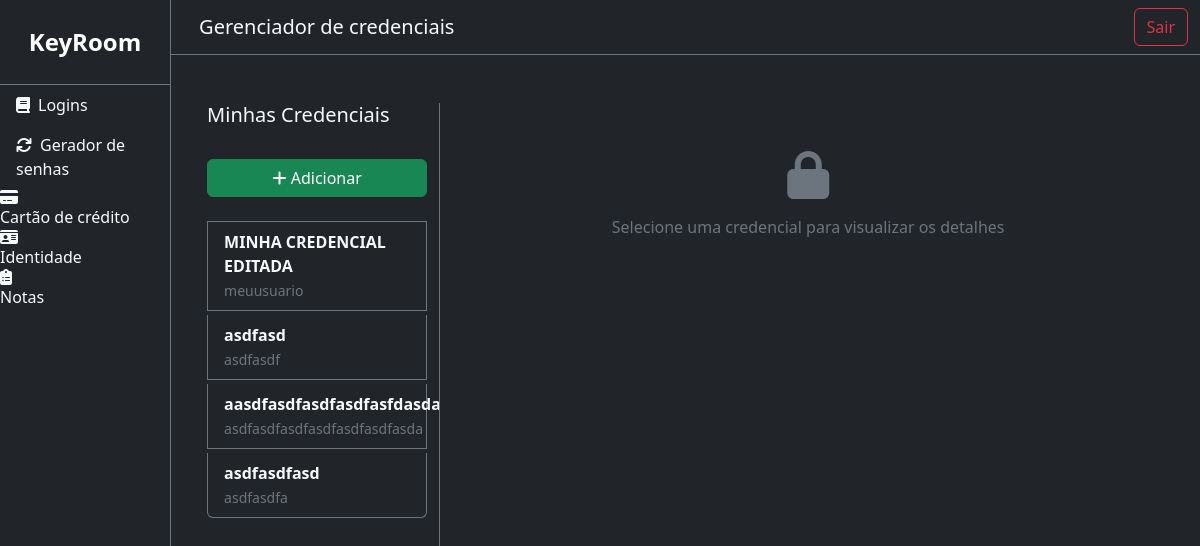
The page /credentials/ (signed in) on the database as committed earlier.
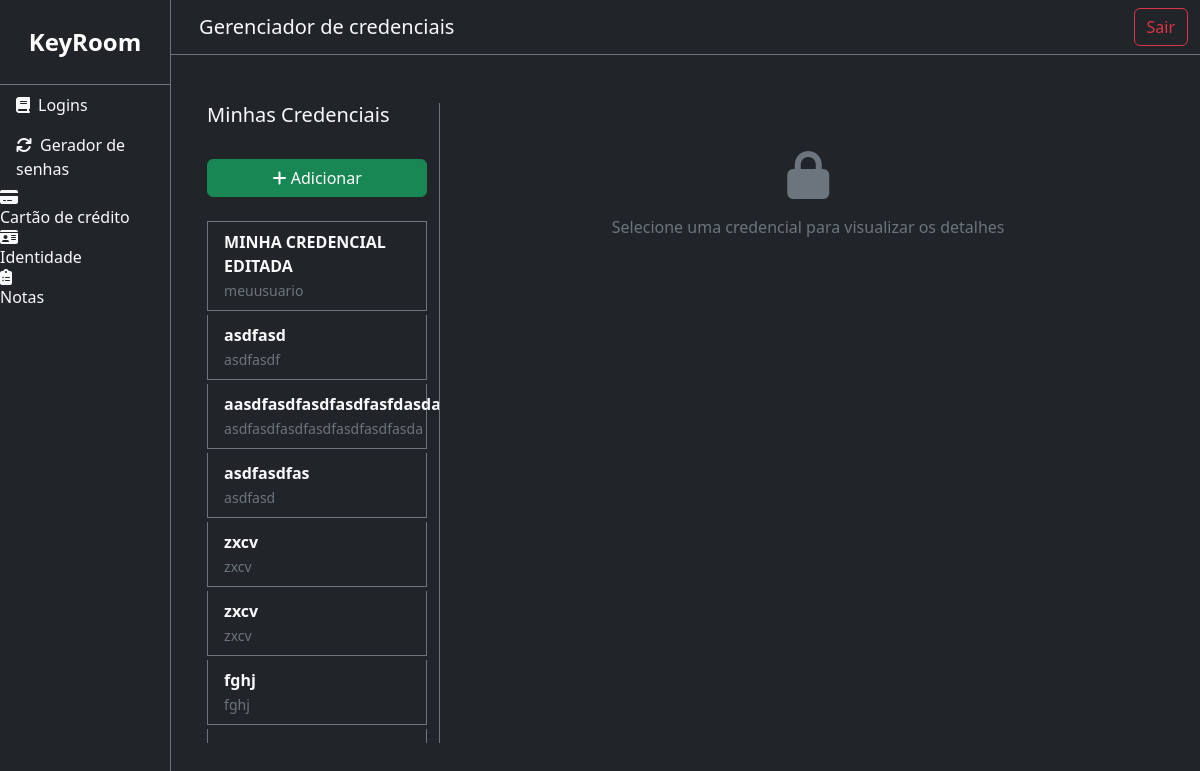
The same page on the database as committed later.
### core/models.py (models this page shows, shortened)
class Credential(models.Model):
    user = models.ForeignKey(User, on_delete=models.CASCADE, related_name='credentials')
    title = models.CharField(max_length=200)
    username = models.CharField(max_length=200)
    password = models.CharField(max_length=200, blank=True)
    url = models.CharField(max_length=200, blank=True)
    otpCode = models.CharField(max_length=200, blank=True)
    notes = models.TextField(blank=True)

### core/views/view_credentials.py (the view)
# urls.py: path('credentials/', view_credentials.main_page, name='main_page'),
@login_required(login_url='home_page')
def main_page(request):
    credentials_user = Credential.objects.filter(user=request.user)
    return render(request, 'credential/list.html', {
        'logins': credentials_user
    })

### core/templates/credential/list.html (shortened to what this page needs)
{% extends 'base.html' %}
{% block content %}
    <div class="container-fluid py-4">
        <div class="row">
            <div class="col-md-4 col-lg-3 border-end border-secondary" style="height: 80vh; overflow-y: auto;">
                <h5 class="text-light mb-3">Minhas Credenciais</h5>
                <div class="list-group" id="credentialList">
                    <a href="{% url 'add_credential' %}" class="btn btn-success w-100 mt-3">
                        <i class="fas fa-plus"></i> Adicionar
                    </a>
                    <br>
                    {% for login in logins %}
                        <button
                                class="list-group-item list-group-item-action bg-dark text-light border-secondary mb-1"
                                onclick="showCredential('{{ login.id }}')">
                            <div class="fw-bold">{{ login.title }}</div>
                            <small class="text-secondary">{{ login.username }}</small>
                        </button>
                        {% empty %}
                        <div class="alert alert-dark border-secondary text-light">
                            Nenhuma credencial cadastrada.
                        </div>
                    {% endfor %}
                </div>
            </div>
            <div class="col-md-8 col-lg-9" id="credentialDetail">
                <div class="text-center text-secondary mt-5">
                    <i class="fas fa-lock fa-3x mb-3"></i>
                    <p>Selecione uma credencial para visualizar os detalhes</p>
                </div>
            </div>
        </div>
    </div>
{% endblock %}

### core/templates/base.html (shortened to what this page needs)
{% load static %}
<!DOCTYPE html>
<html lang="en" data-bs-theme="dark">
<head>
    <link href="{% static 'css/bootstrap.min.css' %}" rel="stylesheet">
    <link rel="stylesheet" href="{% static 'css/fontawesome.min.css' %}">
</head>
<body class="bg-dark text-light">
<div class="d-flex" id="wrapper">
    <div class="bg-dark border-end border-secondary" id="sidebar-wrapper">
        <div class="sidebar-heading text-center py-4 text-white fs-4 fw-bold border-bottom border-secondary">KeyRoom</div>
        <div class="list-group list-group-flush">
            <a href="{% url 'main_page' %}" class="list-group-item list-group-item-action bg-dark text-light border-0">
                <i class="fas fa-book me-2"></i>Logins
            </a>
             <a href="{% url 'password_generator' %}" class="list-group-item list-group-item-action bg-dark text-light border-0">
                <i class="fas fa-sync me-2"></i>Gerador de senhas
            </a>
                <i class="fas fa-credit-card me-2"></i>Cartão de crédito
                <i class="fas fa-id-card me-2"></i>Identidade
                <i class="fas fa-clipboard-list me-2"></i>Notas
        </div>
    </div>
    <div id="page-content-wrapper" class="w-100">
        <nav class="navbar navbar-expand-lg navbar-dark bg-dark border-bottom border-secondary">
            <div class="container-fluid">
                <h5 class="ms-3 mb-0">Gerenciador de credenciais</h5>
                 <a href="{% url 'logout' %}" class="btn btn-outline-danger ms-3">Sair</a>
            </div>
        </nav>
        <div class="container-fluid p-4">
            {% block content %}{% endblock %}
        </div>
    </div>
</div>
</body>
</html>

Rows that differ between the two databases and show on the page:
removed Credential: title "asdfasdfasd", username "asdfasdfa"
added Credential: title "asdfasdfas", username "asdfasd"
added Credential: title "zxcv", username "zxcv"
added Credential: title "zxcv", username "zxcv"
added Credential: title "fghj", username "fghj"
